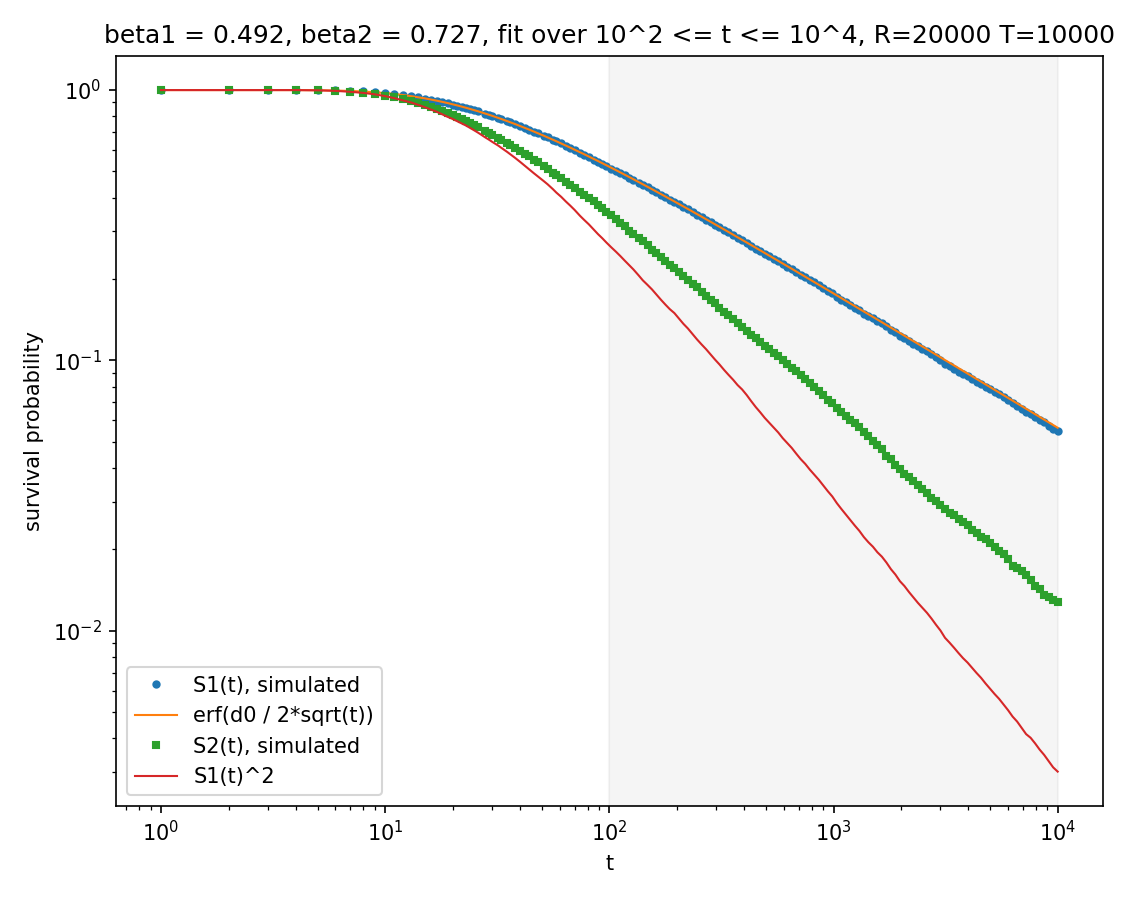

Write the Python code that produced this figure.
import numpy as np
from scipy.special import erf
import matplotlib.pyplot as plt

rng = np.random.default_rng(0)

R = 20000
T = 10000
d0 = 10 # gap

# one lion
D = np.full(R, d0)
caught = np.zeros(R, dtype=bool)
t_caught1 = np.full(R, T + 1)   # if it never gets caught by T, set to T+1

for t in range(1, T + 1):
    lamb_step = rng.choice([-1, 1], R)
    lion_step = rng.choice([-1, 1], R)
    D = D + lion_step - lamb_step
    just_got_it = (~caught) & (D == 0)
    t_caught1[just_got_it] = t
    caught[just_got_it] = True

# two lions
D1 = np.full(R, d0)
D2 = np.full(R, d0)
caught2 = np.zeros(R, dtype=bool)
t_caught2 = np.full(R, T + 1)

for t in range(1, T + 1):
    lamb_step = rng.choice([-1, 1], R)
    D1 = D1 + rng.choice([-1, 1], R) - lamb_step
    D2 = D2 + rng.choice([-1, 1], R) - lamb_step
    got = (~caught2) & ((D1 == 0) | (D2 == 0))
    t_caught2[got] = t
    caught2[got] = True

# build S(t)
ts = np.unique(np.logspace(0, 4, 200).astype(int))
ts = ts[ts >= 1]

S1 = np.array([(t_caught1 > t).mean() for t in ts])
S2 = np.array([(t_caught2 > t).mean() for t in ts])

window = (ts >= 100) & (ts <= 10000)

# guard for log(0)
ok1 = window & (S1 > 0)
ok2 = window & (S2 > 0)
n_dropped1 = window.sum() - ok1.sum()
n_dropped2 = window.sum() - ok2.sum()

slope1 = np.polyfit(np.log10(ts[ok1]), np.log10(S1[ok1]), 1)[0]
slope2 = np.polyfit(np.log10(ts[ok2]), np.log10(S2[ok2]), 1)[0]
beta1 = -slope1
beta2 = -slope2

print("beta1 =", round(beta1, 3), " (dropped", n_dropped1, "zero points)")
print("beta2 =", round(beta2, 3), " (dropped", n_dropped2, "zero points)")

print("t, S2, S1^2")
for t in [100, 1000, 10000]:
    i = np.argmin(np.abs(ts - t))
    print(ts[i], round(S2[i], 4), round(S1[i] ** 2, 4))

S1_erf = erf(d0 / (2 * np.sqrt(ts)))

plt.figure(figsize=(7.5, 6))
plt.loglog(ts, S1, 'o', markersize=3, label='S1(t), simulated')
plt.loglog(ts, S1_erf, '-', linewidth=1, label='erf(d0 / 2*sqrt(t))')
plt.loglog(ts, S2, 's', markersize=3, label='S2(t), simulated')
plt.loglog(ts, S1 ** 2, '-', linewidth=1, label='S1(t)^2')
plt.axvspan(100, 10000, alpha=0.08, color='gray')
plt.xlabel('t')
plt.ylabel('survival probability')
plt.title('beta1 = %.3f, beta2 = %.3f, fit over 10^2 <= t <= 10^4, R=%d T=%d' % (beta1, beta2, R, T))
plt.legend()
plt.tight_layout()
plt.savefig('HW3 problem 4.png', dpi=150)
